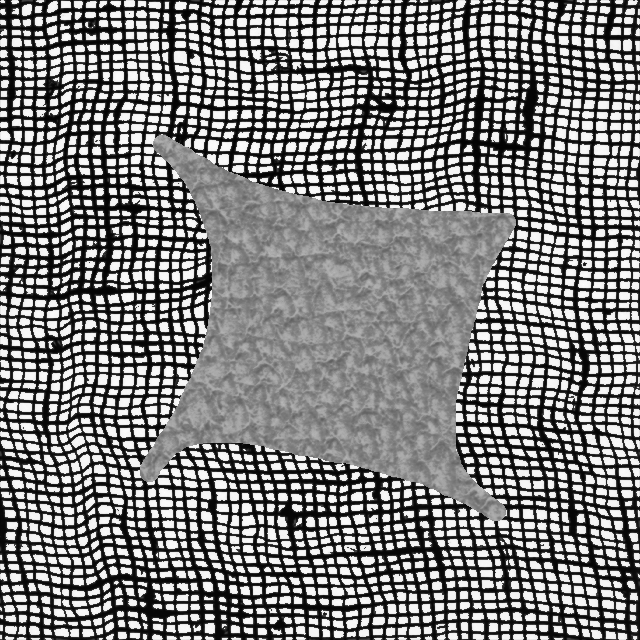
#> input picture Andreas/Week 3/Ex3_data_code/data/train_A_image.png, 640 x 640 px
$ jupyter execute --allow-errors image_segmentation.ipynb   (older library calls are emulated)
#> lines starting #> are read from the running program, lines starting #| are printed output that depends on the picture; after the words box and inside, x2 and y2 are one past the last pixel; in counts of white or black regions, pixels touching at a corner belong together
### Andreas/Week 3/feature_based_segmentation.py
#!/usr/bin/env python3
# -*- coding: utf-8 -*-
"""
Created on Tue Feb 18 20:11:26 2020

@author: vand
"""

import skimage.io
import numpy as np
import matplotlib.pyplot as plt
import sklearn.cluster
import scipy.ndimage


# [22 lines left out: functions im2col, ndim2col, not called in this run]


def get_gauss_feat_im(im, s):

    x = np.arange(-np.ceil(4*s),np.ceil(4*s)+1)
    g = np.exp(-x**2/(2*s**2))
    g = g/np.sum(g)
    dg = -x/(s**2)*g
    ddg = -1/(s**2)*g - x/(s**2)*dg
    dddg = -2/(s**2)*dg - x/(s**2)*ddg
    ddddg = -2/(s**2)*ddg - 1/(s**2)*ddg - x/(s**2)*dddg


    r,c = im.shape
    imfeat = np.zeros((r,c,15))
    imfeat[:,:,0] = scipy.ndimage.convolve1d(scipy.ndimage.convolve1d(im,g,axis=1), g, axis=0)
    imfeat[:,:,1] = scipy.ndimage.convolve1d(scipy.ndimage.convolve1d(im,dg,axis=1), g, axis=0)
    imfeat[:,:,2] = scipy.ndimage.convolve1d(scipy.ndimage.convolve1d(im,g,axis=1), dg, axis=0)
    imfeat[:,:,3] = scipy.ndimage.convolve1d(scipy.ndimage.convolve1d(im,ddg,axis=1), g, axis=0)
    imfeat[:,:,4] = scipy.ndimage.convolve1d(scipy.ndimage.convolve1d(im,g,axis=1), ddg, axis=0)
    imfeat[:,:,5] = scipy.ndimage.convolve1d(scipy.ndimage.convolve1d(im,dg,axis=1), dg, axis=0)
    imfeat[:,:,6] = scipy.ndimage.convolve1d(scipy.ndimage.convolve1d(im,dddg,axis=1), g, axis=0)
    imfeat[:,:,7] = scipy.ndimage.convolve1d(scipy.ndimage.convolve1d(im,g,axis=1), dddg, axis=0)
    imfeat[:,:,8] = scipy.ndimage.convolve1d(scipy.ndimage.convolve1d(im,ddg,axis=1), dg, axis=0)
    imfeat[:,:,9] = scipy.ndimage.convolve1d(scipy.ndimage.convolve1d(im,dg,axis=1), ddg, axis=0)
    imfeat[:,:,10] = scipy.ndimage.convolve1d(scipy.ndimage.convolve1d(im,g,axis=1), ddddg, axis=0)
    imfeat[:,:,11] = scipy.ndimage.convolve1d(scipy.ndimage.convolve1d(im,dg,axis=1), dddg, axis=0)
    imfeat[:,:,12] = scipy.ndimage.convolve1d(scipy.ndimage.convolve1d(im,ddg,axis=1), ddg, axis=0)
    imfeat[:,:,13] = scipy.ndimage.convolve1d(scipy.ndimage.convolve1d(im,dddg,axis=1), dg, axis=0)
    imfeat[:,:,14] = scipy.ndimage.convolve1d(scipy.ndimage.convolve1d(im,ddddg,axis=1), g, axis=0)

    return imfeat
#%%

# [14 lines that do not run on import are left out]


### Andreas/Week 3/image_segmentation.ipynb
[cell 1]
import cv2
import numpy as np
import matplotlib.pyplot as plt
import scipy
import sklearn
from scipy import ndimage
import math
from feature_based_segmentation import *

[cell 2]
def importPictures(name):
    if name=='A':
        img_train = cv2.imread('Ex3_data_code/data/train_A_image.png', cv2.IMREAD_GRAYSCALE).astype(float)
        img_test_background = cv2.imread('Ex3_data_code/data/test_A_background.png', cv2.IMREAD_GRAYSCALE).astype(float)
        img_test_foreground = cv2.imread('Ex3_data_code/data/test_A_foreground.png', cv2.IMREAD_GRAYSCALE).astype(float)
        img_test_comb = cv2.imread('Ex3_data_code/data/test_A_image.png', cv2.IMREAD_GRAYSCALE).astype(float)
        img_test_truth = cv2.imread('Ex3_data_code/data/test_A_ground_truth.png', cv2.IMREAD_GRAYSCALE).astype(float)
    elif name=='B':
        img_train = cv2.imread('Ex3_data_code/data/train_B_image.png', cv2.IMREAD_GRAYSCALE).astype(float)
        img_test_background = cv2.imread('Ex3_data_code/data/test_B_background.png', cv2.IMREAD_GRAYSCALE).astype(float)
        img_test_foreground = cv2.imread('Ex3_data_code/data/test_B_foreground.png', cv2.IMREAD_GRAYSCALE).astype(float)
        img_test_comb = cv2.imread('Ex3_data_code/data/test_B_image.png', cv2.IMREAD_GRAYSCALE).astype(float)
        img_test_truth = cv2.imread('Ex3_data_code/data/test_B_ground_truth.png', cv2.IMREAD_GRAYSCALE).astype(float)
    elif name=='C':
        img_train = cv2.imread('Ex3_data_code/data/train_C_image.png', cv2.IMREAD_GRAYSCALE).astype(float)
        img_test_background = cv2.imread('Ex3_data_code/data/test_C_background.png', cv2.IMREAD_GRAYSCALE).astype(float)
        img_test_foreground = cv2.imread('Ex3_data_code/data/test_C_foreground.png', cv2.IMREAD_GRAYSCALE).astype(float)
        img_test_comb = cv2.imread('Ex3_data_code/data/test_C_image.png', cv2.IMREAD_GRAYSCALE).astype(float)
        img_test_truth = cv2.imread('Ex3_data_code/data/test_C_ground_truth.png', cv2.IMREAD_GRAYSCALE).astype(float)
    elif name=='bone':
        img_train = cv2.imread('Ex3_data_code/data/bone_train.png', cv2.IMREAD_GRAYSCALE).astype(float)
        img_test_comb = cv2.imread('Ex3_data_code/data/bone_test.png', cv2.IMREAD_GRAYSCALE).astype(float)
        img_test_truth = cv2.imread('Ex3_data_code/data/bone_label.png', cv2.IMREAD_GRAYSCALE).astype(float)
        dici = {'train': img_train,
                'test1': img_test_comb,
                'true': img_test_truth}
    if name!='bone':
        dici = {'train': img_train,
                'test1': img_test_background,
                'test2': img_test_foreground,
                'test3': img_test_comb,
                'true': img_test_truth}
    return dici

Now featureextraction is performed on all images:

[cell 3]
# Feature extraction is made for all images:
def featureDict(dic):
    feature_dict = {}
    for i in dic:
        if i != 'true':
            im = get_gauss_feat_im(dic[i], 2.5)
            dim = im.shape
            feature_dict[i] = np.reshape(im, (dim[0]*dim[1], dim[2]))
        else:
            im = dic[i]
            dim = im.shape
            feature_dict[i] = np.reshape(im, (dim[0]*dim[1]))
    return feature_dict

def patchFeatureDict(dic):
    feature_dict = {}
    for i in dic:
        if i != 'true':
            im = ndim2col(dic[i], [9, 9])
            dim = im.shape
            print(dim)
            feature_dict[i] = np.reshape(im, (dim[0]*dim[1], dim[2]))
        else:
            im = dic[i]
            dim = im.shape
            feature_dict[i] = np.reshape(im, (dim[0]*dim[1]))
    return feature_dict

# Get probability matrix:
def probabilityMatrix(predictions, centers, pic_label):
    probs = np.zeros((centers, 2))
    for i, item in enumerate(predictions):
        if pic_label[i] == 0:
            probs[item][0] += 1
        else:
            probs[item][1] += 1

    for i, item in enumerate(probs):
        probs[i] = item/sum(item)
    return(probs)

# Determines the biggest of two elements
def biggest(lst):
    if lst[0] > lst[1]:
        return 255.0
    else:
        return 0.0

def knnTrainer(feature_dict, subsample=10000, centers=500):
    n, _ = feature_dict['train'].shape

    # subsampling:
    idx = np.random.permutation(np.arange(n))[:subsample]
    pic_subsample = np.take(feature_dict['train'], idx, axis=0)
    pic_label = np.take(feature_dict['true'], idx, axis=0)

    # fit model:
    model = sklearn.cluster.KMeans(centers)
    model.fit(pic_subsample)

    # Make predictions from subsample:
    predictions_train = model.predict(pic_subsample)

    # Create probability matrix:
    probs = probabilityMatrix(predictions_train, centers, pic_label)

    return(model, probs)

## Picture A:

[cell 4]
# Import pictures of series A:
dicA = importPictures("A")
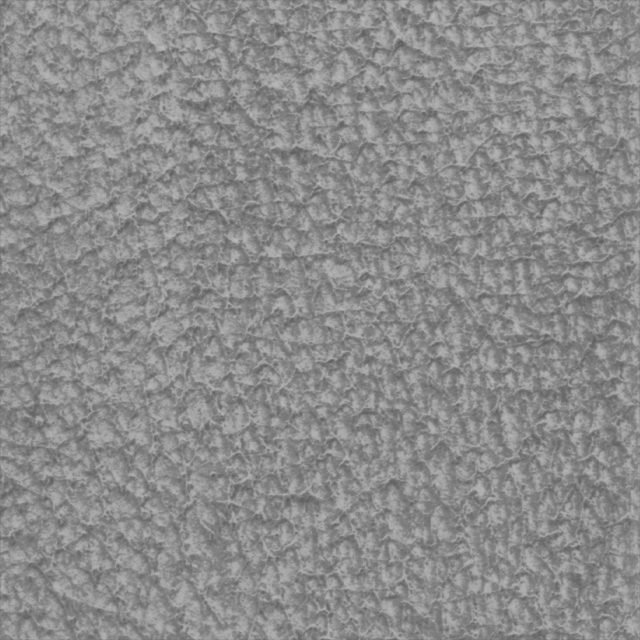
#> input picture Exam/Week 3/Exam version/Ex3_data_code/data/test_A_background.png, 640 x 640 px, found by its file name
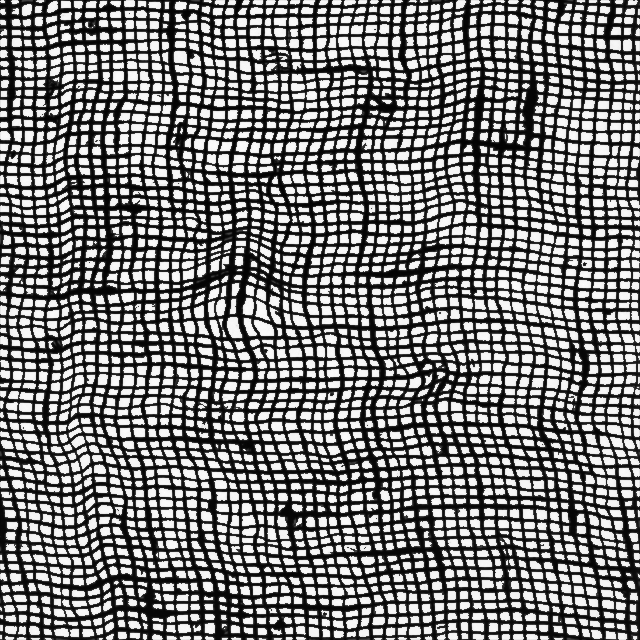
#> input picture Exam/Week 3/Exam version/Ex3_data_code/data/test_A_foreground.png, 640 x 640 px, found by its file name
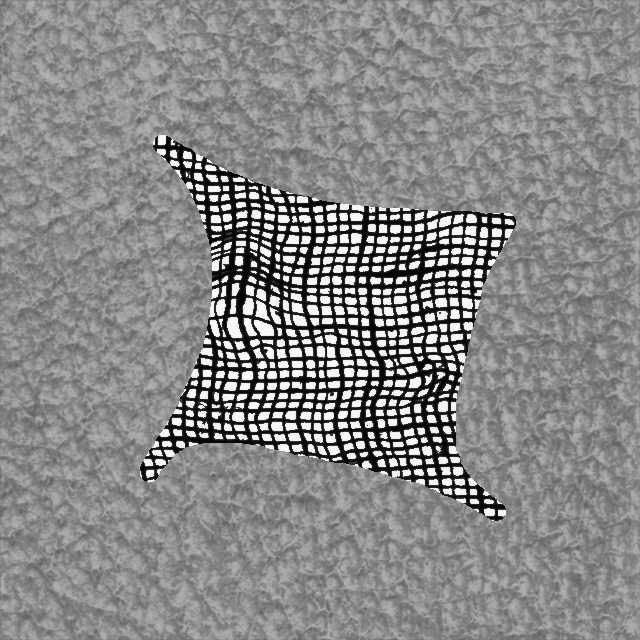
#> input picture Exam/Week 3/Exam version/Ex3_data_code/data/test_A_image.png, 640 x 640 px, found by its file name
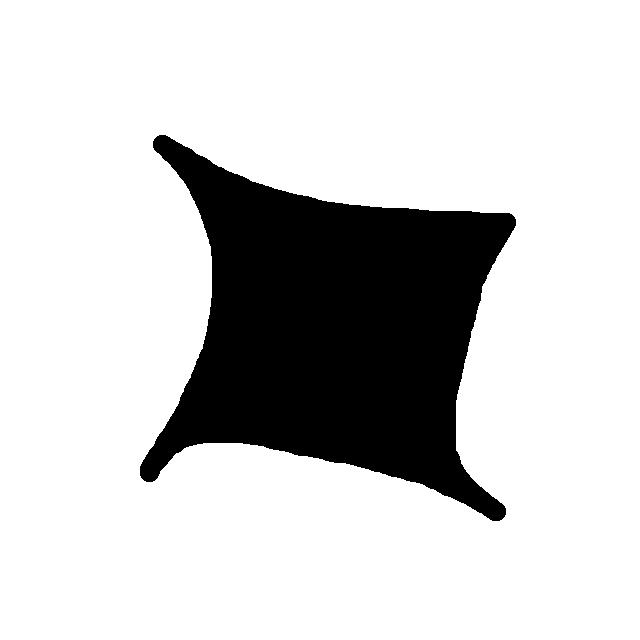
#> input picture Exam/Week 3/Exam version/Ex3_data_code/data/test_A_ground_truth.png, 640 x 640 px, found by its file name
#> in importPictures, `img_test_truth = cv2.imread('Ex3_data_code/data/test_A_ground_truth.pn..`: img_test_truth: shape (640, 640) float64; 80.9% white; 1 black region, box (x1, y1, x2, y2) and area: (140, 135, 516, 521) 78092
#> dicA = 5 items

fig1, f1_axes = plt.subplots(ncols=3, nrows=2, constrained_layout=False, figsize=(9,6))
f1_axes[0,0].imshow(dicA['train'], cmap = "gray")
f1_axes[0,1].imshow(dicA['true'], cmap = "gray")
f1_axes[1,0].imshow(dicA['test1'], cmap = "gray")
f1_axes[1,1].imshow(dicA['test2'], cmap = "gray")
f1_axes[1,2].imshow(dicA['test3'], cmap = "gray")
fig1.show()
fig1.tight_layout()

[cell 5]
# Feature extraction of pictures:
feature_dictA = featureDict(dicA)
#> the loop in featureDict, `for i in dic:` made 5 passes
#> (i, dim) on passes 1 to 5: ('train', (640, 640, 15)), ('test1', (640, 640, 15)), ('test2', (640, 640, 15)), ('test3', (640, 640, 15)), ('true', (640, 640))
#> feature_dictA = 5 items
#feature_dictA_t2 = patchFeatureDict(dicA)

######## Train the model ##############
modelA, probsA = knnTrainer(feature_dictA)
#> in knnTrainer, `pic_label = np.take(feature_dict['true'], idx, axis=0)`: pic_label = 10000 values, max 255 at index 0, min 0 at index 1, mean 208
#> in knnTrainer, `predictions_train = model.predict(pic_subsample)`: predictions_train = 10000 values, max 499 at index 107, min 0 at index 470, mean 237.7
#> the loop in probabilityMatrix, `for i, item in enumerate(predictions):` made 10000 passes
#> item on passes 1 to 3: 149, 1, 473
#> after the loop in probabilityMatrix, `for i, item in enumerate(predictions):`: probs = 500 pairs, first value 0 to 159, second value 0 to 32
#> the loop in probabilityMatrix, `for i, item in enumerate(probs):` made 500 passes
#> item on passes 1 to 3: [0, 6], [75, 0], [0, 16]
#> after the loop in probabilityMatrix, `for i, item in enumerate(probs):`: probs = 500 pairs, first value 0 to 1, second value 0 to 1
#> probsA = 500 pairs, first value 0 to 1, second value 0 to 1

Test the model: We now compute the feature images of a test picture:

[cell 6]
predictions_test1 = modelA.predict(feature_dictA['test1'])
predictions_test2 = modelA.predict(feature_dictA['test2'])
predictions_test3 = modelA.predict(feature_dictA['test3'])

[cell 7]
prob_img_test1 = np.array(list(map(lambda x: biggest(probsA[x]), predictions_test1))).reshape(640, 640)
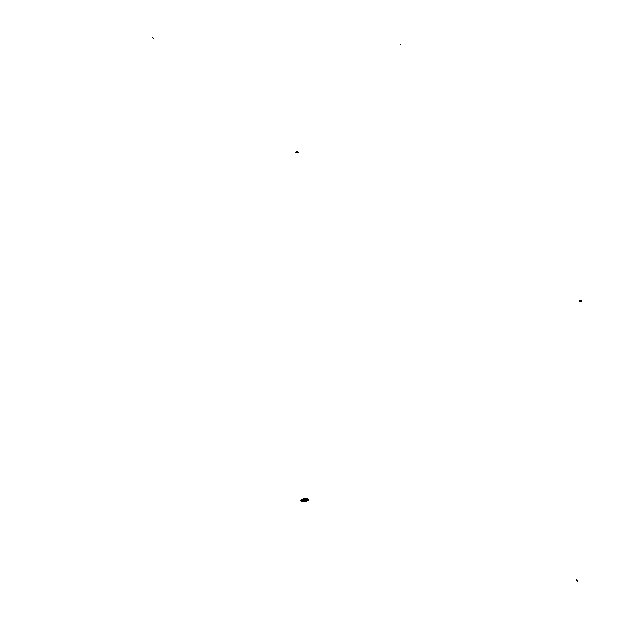
#> prob_img_test1: shape (640, 640) float64; 100% white; black in thin lines or dots, all inside (x1, y1, x2, y2) = (152, 37, 582, 582)
prob_img_test2 = np.array(list(map(lambda x: biggest(probsA[x]), predictions_test2))).reshape(640, 640)
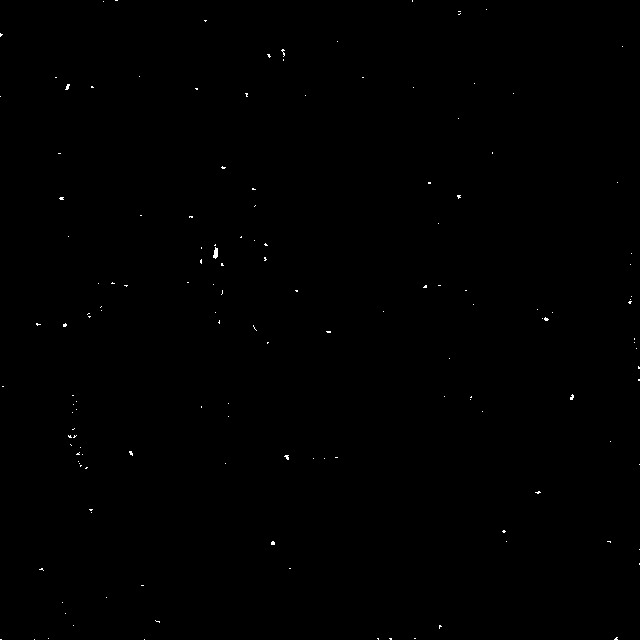
#> prob_img_test2: shape (640, 640) float64; 0.14% white in thin lines or dots
prob_img_test3 = np.array(list(map(lambda x: biggest(probsA[x]), predictions_test3))).reshape(640, 640)
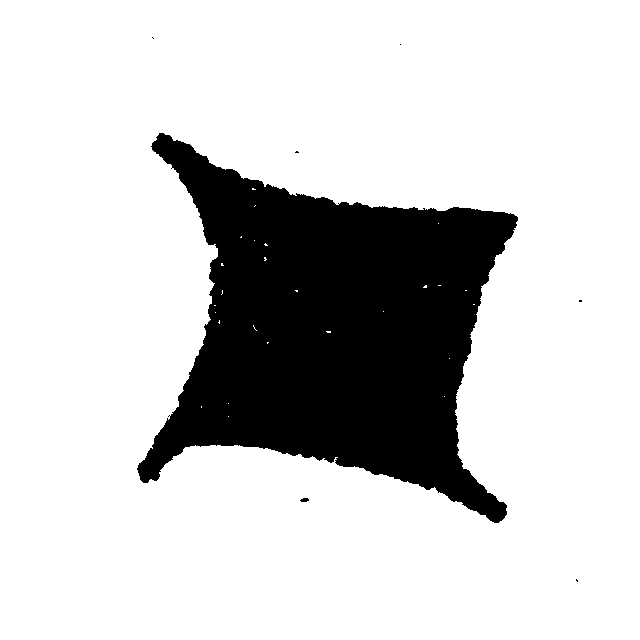
#> prob_img_test3: shape (640, 640) float64; 80.6% white; 7 black regions (5 under 20 px), largest, box (x1, y1, x2, y2) and area: (137, 133, 518, 523) 79443, (300, 498, 309, 502) 28

# Optional Gaussian filter to the picture:
#prob_img_test1 = scipy.ndimage.gaussian_filter(prob_img_test1, 1, order=0)
#prob_img_test2 = scipy.ndimage.gaussian_filter(prob_img_test2, 1, order=0)
#prob_img_test3 = scipy.ndimage.gaussian_filter(prob_img_test3, 1, order=0)

[cell 8]
fig1, f1_axes = plt.subplots(ncols=3, nrows=2, constrained_layout=False, figsize=(9,6))
f1_axes[0,0].imshow(dicA['test1'], cmap = "gray")
f1_axes[0,1].imshow(dicA['test2'], cmap = "gray")
f1_axes[0,2].imshow(dicA['test3'], cmap = "gray")
f1_axes[1,0].imshow(prob_img_test1 , cmap = "gray")
f1_axes[1,1].imshow(prob_img_test2 , cmap = "gray")
f1_axes[1,2].imshow(prob_img_test3 , cmap = "gray")
fig1.show()
fig1.tight_layout()

## Picture B:

#> (a cell that did not finish here is left out)

#> call 2 of importPictures, with name = 'B'
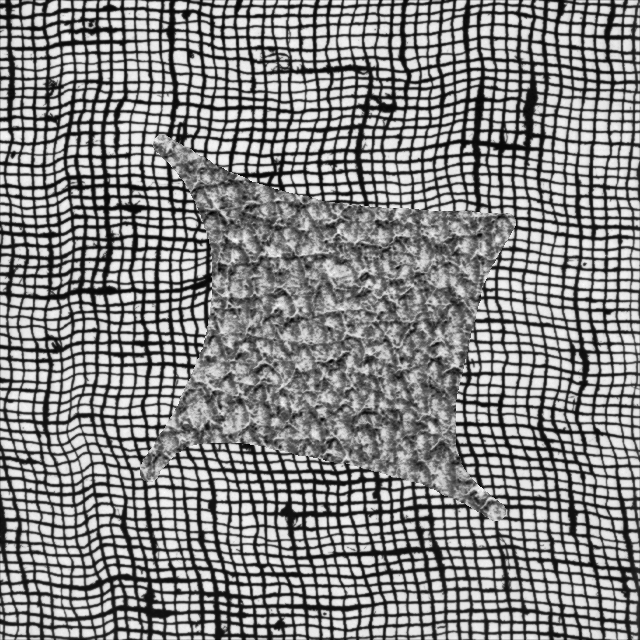
#> input picture Andreas/Week 3/Ex3_data_code/data/train_B_image.png, 640 x 640 px

fig1, f1_axes = plt.subplots(ncols=3, nrows=2, constrained_layout=False, figsize=(9,6))
f1_axes[0,0].imshow(dicB['train'], cmap = "gray")
f1_axes[0,1].imshow(dicB['true'], cmap = "gray")
f1_axes[1,0].imshow(dicB['test1'], cmap = "gray")
f1_axes[1,1].imshow(dicB['test2'], cmap = "gray")
f1_axes[1,2].imshow(dicB['test3'], cmap = "gray")
fig1.show()
fig1.tight_layout()

#> (a cell that did not finish here is left out)

#> (a cell that did not finish here is left out)

#> (a cell that did not finish here is left out)

[cell 13]
fig1, f1_axes = plt.subplots(ncols=3, nrows=2, constrained_layout=False, figsize=(9,6))
#> (the rest of this cell did not finish here and is left out)

## Picture C:

#> (a cell that did not finish here is left out)


fig1, f1_axes = plt.subplots(ncols=3, nrows=2, constrained_layout=False, figsize=(9,6))
f1_axes[0,0].imshow(dicC['train'], cmap = "gray")
f1_axes[0,1].imshow(dicC['true'], cmap = "gray")
f1_axes[1,0].imshow(dicC['test1'], cmap = "gray")
f1_axes[1,1].imshow(dicC['test2'], cmap = "gray")
f1_axes[1,2].imshow(dicC['test3'], cmap = "gray")
fig1.show()
fig1.tight_layout()

#> (a cell that did not finish here is left out)

#> (a cell that did not finish here is left out)

#> (a cell that did not finish here is left out)

[cell 18]
fig1, f1_axes = plt.subplots(ncols=3, nrows=2, constrained_layout=False, figsize=(9,6))
#> (the rest of this cell did not finish here and is left out)

## Bone:

#> (a cell that did not finish here is left out)
